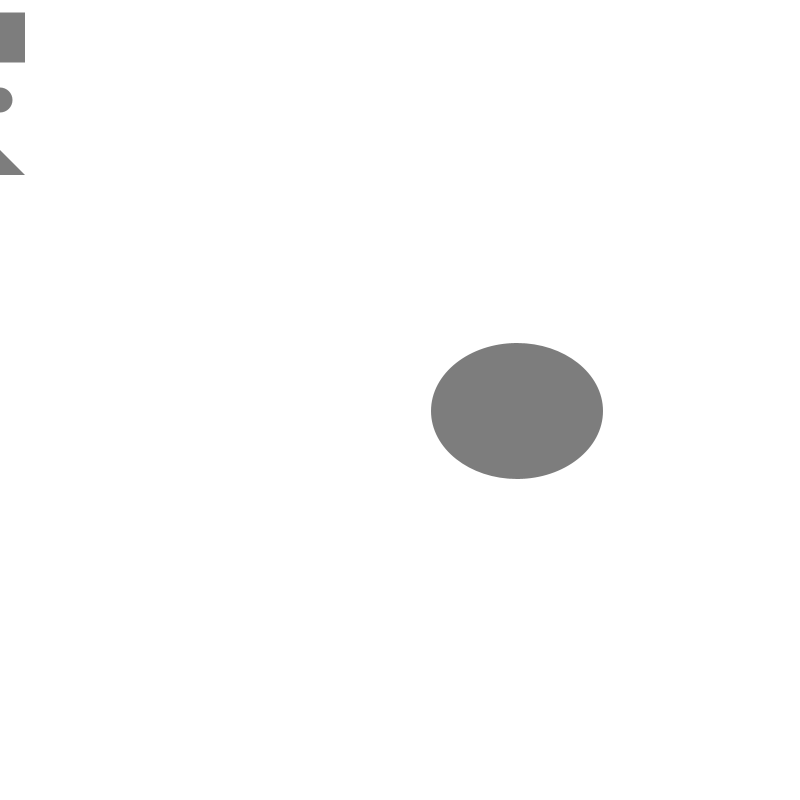
Frame 1 (no input)
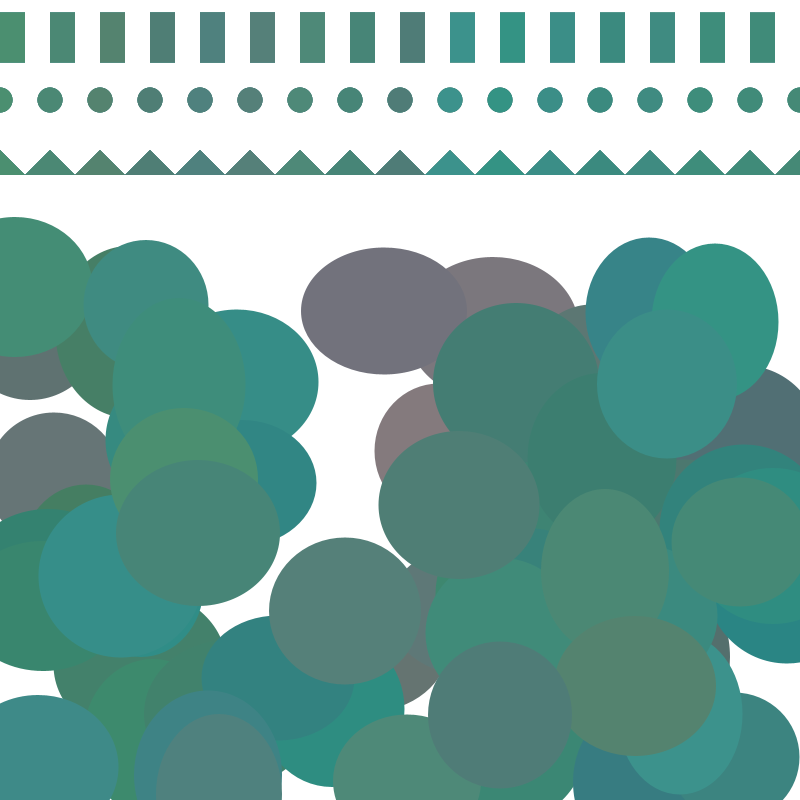
Frame 60 (the mouse pressed at the canvas centre just before this capture)
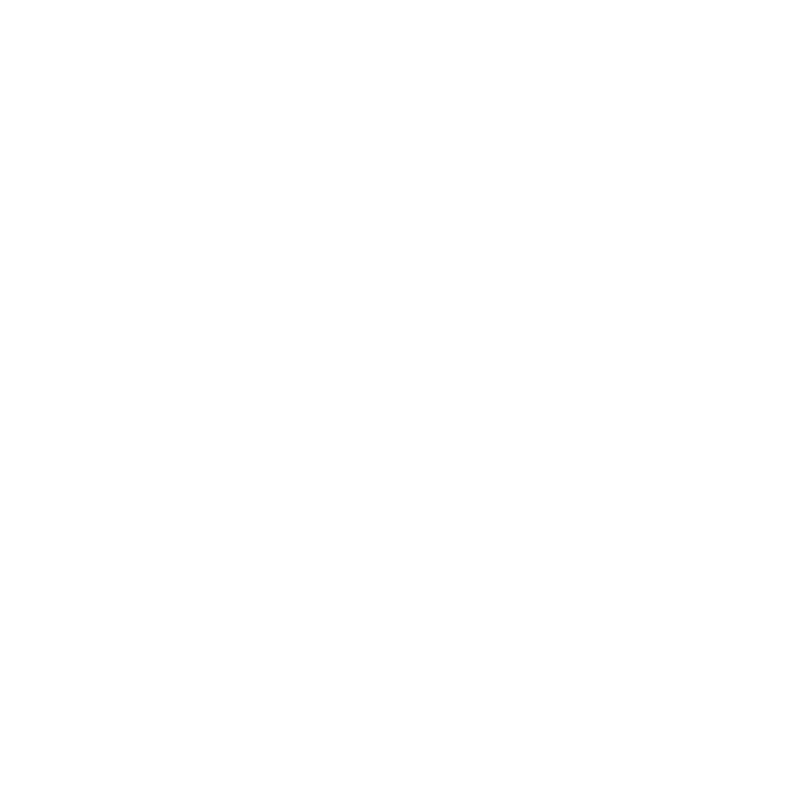
Frame 120 (the mouse held since frame 60 and released just before this capture)

The Processing sketch that drew these frames (run headless with seeded random() and noise(); from frame 60 on, the mouse is pressed at the canvas centre):

// Processing sketch: Ex3_P5_notSure
// ── Ex3_P5_notSure.pde
int x = 0;
int y = 0;
int chooser;
int r = 125;
int g = 125;
int b = 125;

void setup()
{
  size(800, 800);
  background(255);
}

void draw()
{
  

  noStroke();
  fill(r, g, b);
  
  ellipse((int)random(800),(int)random(275,800),(int)random(125,175),(int)random(125,175));

  rectMode(CORNER);
  rect(x, 12.5, 25, 50);
  
  ellipse(x,100, 25 ,25);
  
  triangle(x, 150, (x-25), 175, (x+25), 175);

  x = x + 50;

  r = (r + (int)random(-10, 10));
  g = (g + (int)random(-10, 10));
  b = (b + (int)random(-10, 10));


  if (x > width)
  {
    x = 0;
    y=y+50;
  }
  /*
  for(int cy = 175; cy < 601; cy++ )
  {
    for(int cx = 0; cx < 601; cx++)
    {
      ellipse((cx+25),(cy+25),50,50);
    }
    
  }
  */
  
  
  
  if (mousePressed)
  {
    x=0;
    y=0;
    background(255);
  }
  if(r > 255 || r < 0)
  {
    r = 125;
  }
  if(g > 255 || g < 0)
  {
    g = 125;
  }
  if(b > 255 || b < 0)
  {
    b = 125;
  }
  
  
}
